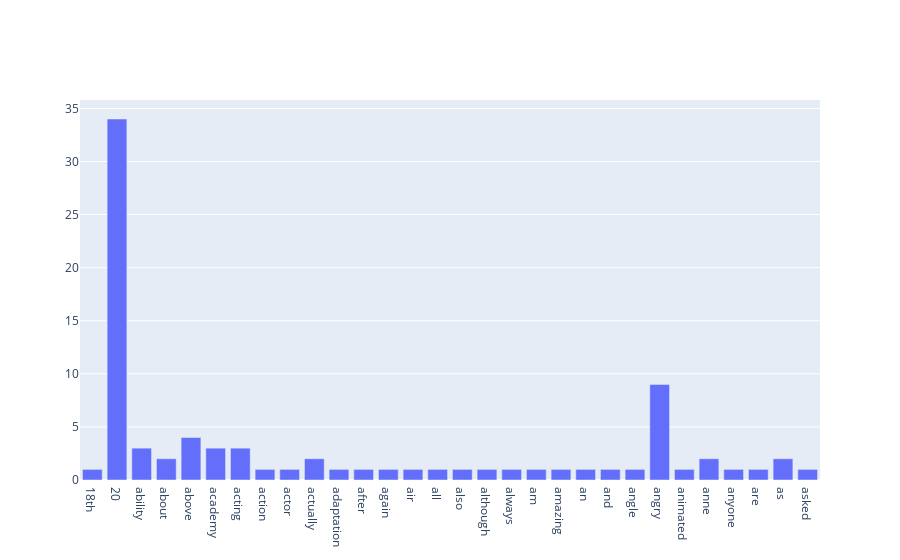

Notebook cell for this chart:
### Code cell
# by plotly 30 terms
fig = go.Figure(go.Bar(
                x=cv.get_feature_names()[:30],
                y=term_freq[:30],
                orientation='v'))
fig.show()

### Figure 1 — Plotly figure (JSON) as saved in the notebook; plotly's stock layout.template omitted (floating-point values rounded to 4 significant figures)
{"data": [{"orientation": "v", "type": "bar", "x": ["18th", "20", "ability", "about", "above", "academy", "acting", "action", "actor", "actually", "adaptation", "after", "again", "air", "all", "also", "although", "always", "am", "amazing", "an", "and", "angle", "angry", "animated", "anne", "anyone", "are", "as", "asked"], "y": [1, 34, 3, 2, 4, 3, 3, 1, 1, 2, 1, 1, 1, 1, 1, 1, 1, 1, 1, 1, 1, 1, 1, 9, 1, 2, 1, 1, 2, 1]}], "layout": {}}
